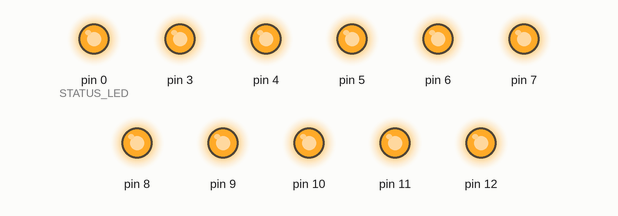
This sketch was run on a simulated Arduino Uno, built with avr-gcc and run on an emulated ATmega328P. Shown: output pins drawn as LEDs (lit = HIGH). Pins used as bus, display or sensor lines are not drawn.

Above: at 0.1 s.
At 5.1 s:
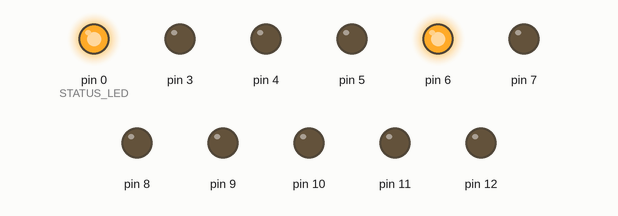
At 10.1 s:
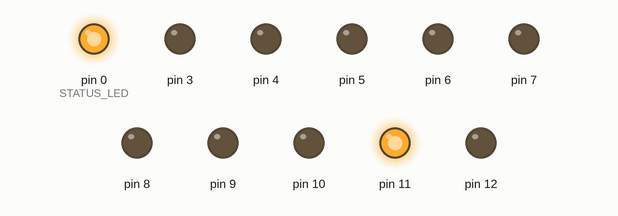
At 20.1 s:
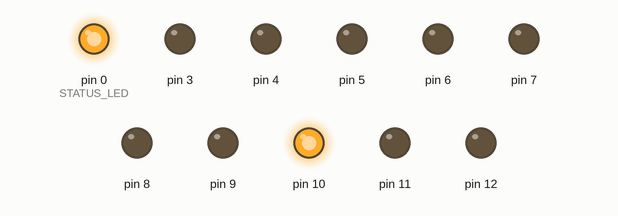
At 30.1 s:
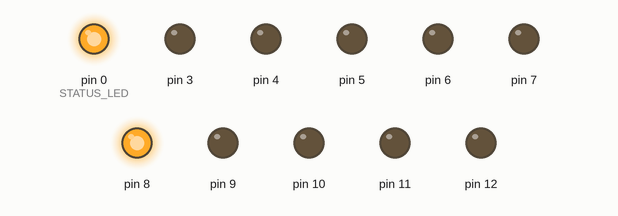
At 39.75 s:
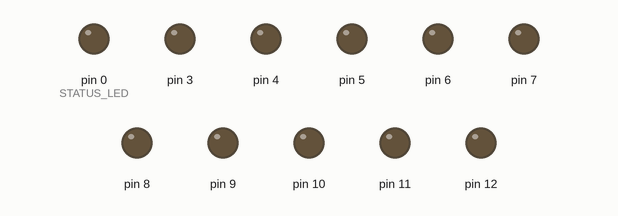
Timing chart, 0 to 40.0 s (numbered marks = the images above):
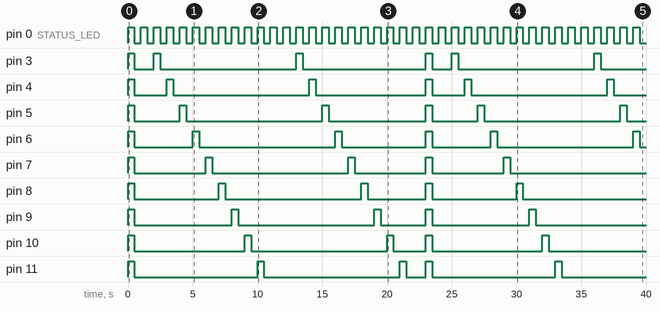

The sketch:

player.ino
```cpp
#include <Wire.h>
#include <util/atomic.h>

// CONFIGURATION
// test mode, toggle all IO in delayTime ms intervals
#define TESTMODE 1
const unsigned long delayTime = 500;

// print debug messages via serial (this overrides the STATUS_LED because they both use the same LED)
#define DEBUG_SERIAL 0

// use MCP23017 or direct GPIO
// if using MCP it is assumed to be be connected to an MCP at address 0x20.
// This results in a maximum of 16 outputs.
// if not using MCP it is assumed to be driving some switching technology via GPIO directly
// This results in a maximum of 10 outputs (FIRST_GPIO to LAST_GPIO)
// USE_MCP overrides USE_RELAY
#define USE_MCP 0

// if using RELAY board, the logical levels are inverted (HIGH is off and LOW is on)
// if not using RELAY, it is assumed to be driving a e.g. MOSFET based board
#define USE_RELAY 0

// use RF24 radio to sync multiple nodes - experimental
#define USE_RF24 0

/* /!\ INTERNAL VARIABLES BELOW - DONT CHANGE /!\ */
#if !defined(TESTMODE) || !TESTMODE
// generated header with MIDI information - see converter
#include "mididata.h"
#endif

// timestamp of next action, only read in setup() and when index changes
unsigned long int nextTimestamp = 0;

// GPIOs used when not using an MCP
// start at GPIO 2 because 0 and 1 could be used for trx
#define FIRST_GPIO 2
// stop at 12 because 13 is internal LED
#define LAST_GPIO 12

#if defined(USE_MCP) && USE_MCP
// https://github.com/adafruit/Adafruit-MCP23017-Arduino-Library
#include "Adafruit_MCP23017.h"
// global object to interface MCP23017
Adafruit_MCP23017 mcp;
// use all 16 outputs
#define FIRST_PIN 0
#define LAST_PIN 16
#else
// use the range of available GPIO pins
#define FIRST_PIN FIRST_GPIO
// +1 because the condition will be "<" and not "<="
#define LAST_PIN LAST_GPIO+1
#endif

#if defined(USE_RF24) && USE_RF24
// https://tmrh20.github.io/RF24
#include "RF24.h"
// CE is connected to 18 and CS(N)/SS to 19
RF24 radio(18, 19);
const uint8_t pipe[] = { 0xCE, 0xCE, 0xCE, 0xCE, 0xCE };
const uint64_t msg_obey = 0xDEADBEEFLL;
const uint64_t msg_start = 0xDEADC0DELL;
bool iAmMaster = 0;
unsigned long int nextObeySend = 0;
// interval at which the obey messages are sent
#define OBEY_INTERVAL 10000
#endif

// is the detected size of the events array 32bit or less (different read functions required)
unsigned int eventSizeIs32bit = 0;

// is this a new run of the program
bool isNewRun = true;

// dont use internal LED (LED_BUILTIN) but instead RX led for status
#define STATUS_LED 0

void setup()
{
  // set status LED to output
  pinMode(STATUS_LED, OUTPUT);

#if defined(DEBUG_SERIAL) && DEBUG_SERIAL
  // init serial connection
  Serial.begin(115200);
  // wait for connection to be ready
  while (!Serial);
#endif

#if defined(USE_MCP) && USE_MCP
  // 0 equals hw address 0x20 equals A0, A1, A2 low
  mcp.begin(0);
#endif

#if defined(USE_RF24) && USE_RF24
  // seed random generator
  randomSeed(analogRead(0));
  radio.begin();
  // disable auto-acks
  radio.setAutoAck(false);
  // maximum power
  // TODO: change to RF24_PA_MAX with cap and power
  radio.setPALevel(RF24_PA_MAX);
  // use a different than default channel to minimize crossover
  radio.setChannel(109);
  //pinMode(18, OUTPUT);
  //pinMode(19, OUTPUT);
#endif

  for (int pin = FIRST_PIN; pin < LAST_PIN; ++pin)
  {
    setDigitalPin(pin, LOW);
#if defined(USE_MCP) && USE_MCP
    mcp.pinMode(pin, OUTPUT);
#else
    pinMode(pin, OUTPUT);
#endif
  }

#if !defined(TESTMODE) || !TESTMODE
  // check data size of events to decide on the read method
  if ((sizeof(event_states) / event_cnt_combined) > 2)
  {
    eventSizeIs32bit = 1;
  }
#endif

#if defined(USE_RF24) && USE_RF24
  // check if there is a master broadcasting already
  radio.openReadingPipe(1, pipe);
  radio.startListening();

#if defined(DEBUG_SERIAL) && DEBUG_SERIAL
  Serial.println("looking for master");
#endif

  // random backoff to cope with multiple devices powered on at same time
  delay(random(1000));

  // check for 60s and if nothing arrives, become master
  nextTimestamp = millis() + 60UL * 1000;
  while (1)
  {
    if (radio.available())
    {
#if defined(DEBUG_SERIAL) && DEBUG_SERIAL
      Serial.println("recv:");
#endif
      // received something, lets check if its from another node
      uint64_t recv_data;
      radio.read(&recv_data, sizeof(recv_data));
#if defined(DEBUG_SERIAL) && DEBUG_SERIAL
      Serial.println((uint32_t)recv_data);
#endif
      if (recv_data == msg_obey || recv_data == msg_start)
      {
        // this is a valid master commanding us, obey!
        iAmMaster = 0;
        break;
      }
    }
    else if (millis() >= nextTimestamp)
    {
      // timeout, let me master this!
      iAmMaster = 1;
      radio.stopListening();
      radio.closeReadingPipe(1);
      radio.openWritingPipe(pipe);

      // tell the others who is boss
      radio.write(&msg_obey, sizeof(msg_obey));
      break;
    }
  }

  // show via TX led if master (on) or not (off)
  pinMode(1, OUTPUT);
  if (iAmMaster)
  {
    digitalWrite(1, LOW);
  }
  else
  {
    digitalWrite(1, HIGH);
  }

#if defined(DEBUG_SERIAL) && DEBUG_SERIAL
  Serial.print("iAmMaster:");
  Serial.println(iAmMaster);
#endif
#endif

#if !defined(TESTMODE) || !TESTMODE
  // read the first timestamp for action
  nextTimestamp = pgm_read_dword_near(event_timestamps_combined + current_event_index);
#endif
}

// main loop
#if defined(TESTMODE) && TESTMODE
// test loop
void loop()
{
#if defined(USE_RF24) && USE_RF24
  // this is a linear loop() so tell everybody at the beginning that we are starting now
  if (iAmMaster)
  {
    radio.write(&msg_start, sizeof(msg_start));
  }
  else
  {
    // wait for start message to arrive
    while (1)
    {
      if (radio.available())
      {
        // received something, lets check if its from uceremony and a start command
        uint64_t recv_data;
        radio.read(&recv_data, sizeof(recv_data));
        if (recv_data == msg_start)
        {
          // ok, lets go
          break;
        }
      }
    }
  }
#endif

  for (int pin = FIRST_PIN; pin < LAST_PIN; ++pin)
  {
    setDigitalPin(pin, HIGH);
  }
  digitalWrite(STATUS_LED, HIGH);
  delay(delayTime);

  for (int pin = FIRST_PIN; pin < LAST_PIN; ++pin)
  {
    setDigitalPin(pin, LOW);
  }
  digitalWrite(STATUS_LED, LOW);
  delay(delayTime);

  for (int pin = FIRST_PIN; pin < LAST_PIN; ++pin)
  {
    setDigitalPin(pin, HIGH);
    digitalWrite(STATUS_LED, HIGH);
    delay(delayTime);
    setDigitalPin(pin, LOW);
    digitalWrite(STATUS_LED, LOW);
    delay(delayTime);
  }
#if defined(USE_MCP) && USE_MCP
  for (int pin = 0; pin < 16; ++pin)
  {
    mcp.digitalWrite(pin, HIGH);
    digitalWrite(STATUS_LED, HIGH);
    delay(delayTime);
    mcp.digitalWrite(pin, LOW);
    digitalWrite(STATUS_LED, LOW);
    delay(delayTime);
  }
#else
  for (int pin = FIRST_GPIO; pin <= LAST_GPIO; ++pin)
  {
#if defined(USE_RELAY) && USE_RELAY
    digitalWrite(pin, LOW);
    digitalWrite(STATUS_LED, HIGH);
    delay(delayTime);
    digitalWrite(pin, HIGH);
    digitalWrite(STATUS_LED, LOW);
    delay(delayTime);
#else
    digitalWrite(pin, HIGH);
    digitalWrite(STATUS_LED, HIGH);
    delay(delayTime);
    digitalWrite(pin, LOW);
    digitalWrite(STATUS_LED, LOW);
    delay(delayTime);
#endif
  }
#endif
}
#else
void loop()
{
#if defined(USE_RF24) && USE_RF24
  // if the sequence is about to start we need to devide roles
  if (isNewRun && current_event_index == 0)
  {
    if (iAmMaster)
    {
      radio.write(&msg_start, sizeof(msg_start));
    }
    else
    {
      // wait for start message to arrive
      while (1)
      {
        if (radio.available())
        {
          // received something, lets check if its from uceremony and a start command
          uint64_t recv_data;
          radio.read(&recv_data, sizeof(recv_data));
          if (recv_data == msg_start)
          {
            // ok, lets go
            break;
          }
        }
      }
    }

    // not a new run anymore
    isNewRun = false;

    // reset the timer so that there is no offset for the first event
    setMillis(0);
  }
#endif

  const unsigned long int now = millis();

#if defined(USE_RF24) && USE_RF24
  // lets remind everybody again that there is a master
  if (now >= nextObeySend)
  {
    if (iAmMaster)
    {
      // use timeout to not divert too much
      radio.writeBlocking(&msg_obey, sizeof(msg_obey), 50);
      const unsigned long int timePassed = millis() - now;
      delay(50 - timePassed);
      //Serial.println("reminding");
    }
    else
    {
      // TODO add delay in slave so it keeps up with the sending?
      delay(50);
    }
    nextObeySend = millis() + OBEY_INTERVAL;
  }
#endif

  // current timestamp is GE to next event timestamp - act!
  if (now >= nextTimestamp)
  {
    unsigned long int nextConfig = 0;
    if (eventSizeIs32bit)
    {
      nextConfig = pgm_read_dword_near(event_states + current_event_index);
    }
    else
    {
      nextConfig = pgm_read_word_near(event_states + current_event_index);
    }

#if defined(DEBUG_SERIAL) && DEBUG_SERIAL
    Serial.println("######");
    Serial.print("now: ");
    Serial.println(now);
    Serial.print("ts: ");
    Serial.println(nextTimestamp);
    Serial.print("curidx: ");
    Serial.println(current_event_index);
    Serial.print("value: ");
    Serial.println(nextConfig);
#endif

    // send actions to outputs
    setValues(nextConfig);

    // iterate to next event timepoint
    current_event_index++;

    // end of sequence reached - start from beginning
    if (current_event_index >= event_cnt_combined)
    {
      // introduce internal timer and reset it instead
      current_event_index = 0;

      // tell everybody this is a new run
      isNewRun = true;

#if defined(USE_RF24) && USE_RF24
      nextObeySend = 0;
#endif

      // turn all channels off
      resetOutputs();

      // jump to beginning of program, its a bit hacky but works
      //asm volatile ("  jmp 0");
      // actually just set timer to beginning
      setMillis(0);
    }

    // read timestamp of next action
    nextTimestamp = pgm_read_dword_near(event_timestamps_combined + current_event_index);
  }
}

// set config values to either MCP or GPIO depending on config
void setValues(unsigned long int values)
{
  // for debug set the internal LED to the LSB (channel 1)
  digitalWrite(STATUS_LED, ((values >> 3) & 0x01) ? HIGH : LOW);

#if defined(USE_MCP) && USE_MCP
  // set all 16 channels at once - use binary mask to limit to 2bytes because one MCP cant handle more
  mcp.writeGPIOAB(values & 0xFF);
#else

#if defined(DEBUG_SERIAL) && DEBUG_SERIAL
  Serial.print("bin: ");
#endif

  // GPIO is limiting factor but start with bitposition at 0 (most right bit)
  for (int pin = FIRST_GPIO, bitposition = 0; pin <= LAST_GPIO; pin++, bitposition++)
  {
#if defined(USE_RELAY) && USE_RELAY
    // invert because in direct GPIO mode the relay board is off when HIGH
    const bool pinState = !((values >> bitposition) & 0x01);
#else
    const bool pinState = ((values >> bitposition) & 0x01);
#endif

#if defined(DEBUG_SERIAL) && DEBUG_SERIAL
    Serial.print(pinState);
#endif

    digitalWrite(pin, pinState);
  }
#if defined(DEBUG_SERIAL) && DEBUG_SERIAL
  Serial.println();
#endif
#endif
}

// set all outputs to HIGH/off (e.g. during reset)
void resetOutputs()
{
#if defined(USE_MCP) && USE_MCP
  mcp.writeGPIOAB(0);
#else
  for (int pin = FIRST_GPIO; pin <= LAST_GPIO; ++pin)
  {
    setDigitalPin(pin, LOW);
  }
#endif
}
#endif

void setDigitalPin(int pin, bool value)
{
  if (pin >= FIRST_PIN && pin < LAST_PIN)
  {
#if defined(USE_MCP) && USE_MCP
    mcp.digitalWrite(pin, value);
#else
    // if using a relay board, the GPIO logic values are inverted
    // HIGH is off and LOW is on
#if defined(USE_RELAY) && USE_RELAY
    // invert logic
    digitalWrite(pin, !value);
#else
    digitalWrite(pin, value);
#endif
#endif
  }
}

void setMillis(unsigned long ms)
{
  extern unsigned long timer0_millis;
  ATOMIC_BLOCK (ATOMIC_RESTORESTATE)
  {
    timer0_millis = ms;
  }

  uint8_t oldSREG = SREG;
  cli();
  timer0_millis = ms;
  SREG = oldSREG;
}
```

Measured:
- by itself, pin 0 (STATUS_LED): alternates HIGH for 0.50 s and LOW for 0.50 s
- by itself, pin 3: LOW → HIGH at 0.00 s, → LOW 0.50 s later, → HIGH 1.5 s later, → LOW 0.50 s later, … (12 changes in this stretch)
- by itself, pin 4: LOW → HIGH at 0.00 s, → LOW 0.50 s later, → HIGH 2.5 s later, → LOW 0.50 s later, … (12 changes in this stretch)
- by itself, pin 5: LOW → HIGH at 0.00 s, → LOW 0.50 s later, → HIGH 3.5 s later, → LOW 0.50 s later, … (12 changes in this stretch)
- by itself, pin 6: LOW → HIGH at 0.00 s, → LOW 0.50 s later, → HIGH 4.5 s later, → LOW 0.50 s later, … (12 changes in this stretch)
- by itself, pin 7: LOW → HIGH at 0.00 s, → LOW 0.50 s later, → HIGH 5.5 s later, → LOW 0.50 s later, … (10 changes in this stretch)
- by itself, pin 8: LOW → HIGH at 0.00 s, → LOW 0.50 s later, → HIGH 6.5 s later, → LOW 0.50 s later, … (10 changes in this stretch)
- by itself, pin 9: LOW → HIGH at 0.00 s, → LOW 0.50 s later, → HIGH 7.5 s later, → LOW 0.50 s later, … (10 changes in this stretch)
